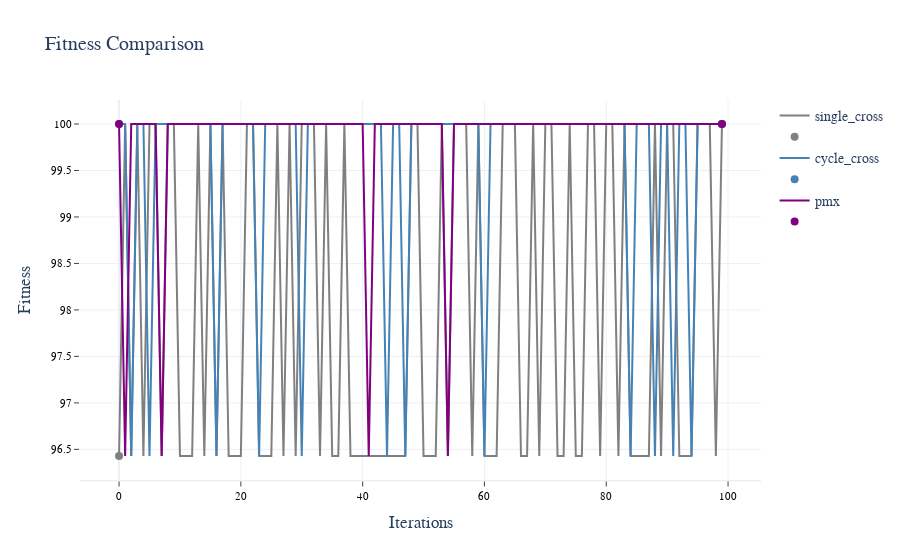
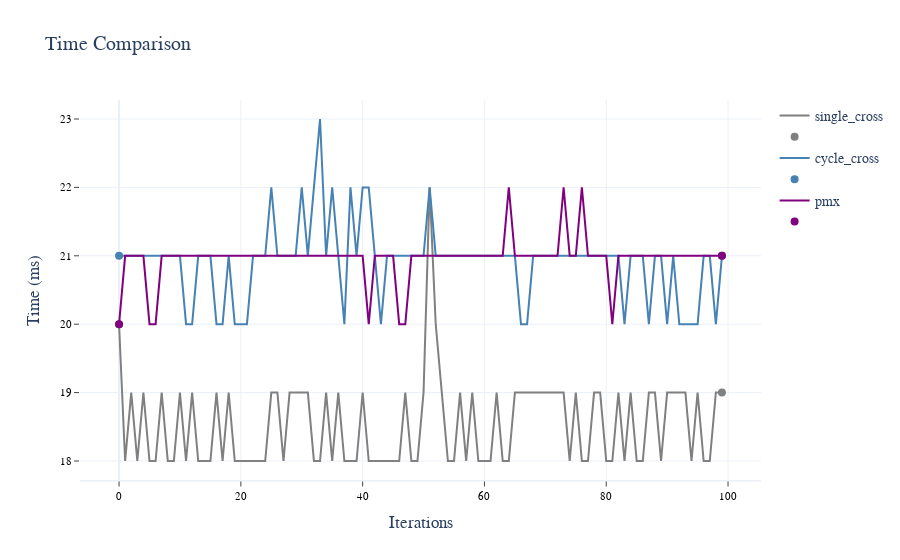

Notebook cell for these charts, in order:
### Markdown cell above
### __1.2 Crossover Operator__

### Code cell
# seed for reproducibility
np.random.seed(0)

# Define the range of values
xo = ['single_cross', 'cycle_cross', 'pmx', 'arithmetic_cross']

# Setting previous best parameter as new default value
params.update(replace_param)

param_list, df = best_operators_search('cross', xo, params)

# Displaying average results of the 100 iterations
print('\033[1mAverage results:', end='\n')
df['const'] = 'const'
df_avg = df.groupby('const').mean().reset_index(drop=True).round(3)
display(df_avg)

# Getting best parameter by fitness & time
best_param_fit = df_avg[[col for col in df_avg.columns if col.startswith('Fit_')]].idxmax(axis=1)[0].replace('Fit_', '')
best_param_time = df_avg[[col for col in df_avg.columns if col.startswith('Time_')]].idxmin(axis=1)[0].replace('Time_', '')
replace_param = {'mut': best_param_fit}
print(f'\nBest Fitness: \033[1m{best_param_fit}\033[0m\n\nBest Time: \033[1m{best_param_time}\033[0m', end='\n\n')

# Plotting results
plot_values(data = df, colors = color_palette[:len(xo)], layout=2, template='white', grid=True)

### Figure 1 — Plotly figure (JSON) as saved in the notebook; plotly's stock layout.template omitted (floating-point values rounded to 4 significant figures)
{"data": [{"line": {"color": "gray", "width": 2}, "name": "single_cross", "type": "scatter", "x": [0, 1, 2, 3, 4, 5, 6, 7, 8, 9, 10, 11, 12, 13, 14, 15, 16, 17, 18, 19, 20, 21, 22, 23, 24, 25, 26, 27, 28, 29, 30, 31, 32, 33, 34, 35, 36, 37, 38, 39, 40, 41, 42, 43, 44, 45, 46, 47, 48, 49, 50, 51, 52, 53, 54, 55, 56, 57, 58, 59, 60, 61, 62, 63, 64, 65, 66, 67, 68, 69, 70, 71, 72, 73, 74, 75, 76, 77, 78, 79, 80, 81, 82, 83, 84, 85, 86, 87, 88, 89, 90, 91, 92, 93, 94, 95, 96, 97, 98, 99], "y": [96.43, 100, 96.43, 100, 96.43, 100, 100, 96.43, 100, 100, 96.43, 96.43, 96.43, 100, 96.43, 100, 96.43, 100, 96.43, 96.43, 96.43, 100, 100, 96.43, 96.43, 96.43, 100, 96.43, 100, 96.43, 100, 100, 100, 96.43, 100, 96.43, 96.43, 100, 96.43, 96.43, 96.43, 96.43, 96.43, 96.43, 96.43, 96.43, 96.43, 96.43, 100, 100, 96.43, 96.43, 96.43, 100, 96.43, 100, 100, 100, 96.43, 100, 96.43, 96.43, 96.43, 100, 100, 100, 96.43, 96.43, 100, 96.43, 100, 100, 96.43, 96.43, 100, 96.43, 96.43, 100, 100, 96.43, 100, 100, 96.43, 100, 96.43, 96.43, 96.43, 96.43, 100, 96.43, 100, 100, 96.43, 96.43, 96.43, 100, 100, 100, 96.43, 100]}, {"marker": {"color": "gray", "size": 8}, "mode": "markers", "name": "", "type": "scatter", "x": [0, 99], "y": [96.43, 100]}, {"line": {"color": "steelblue", "width": 2}, "name": "cycle_cross", "type": "scatter", "x": [0, 1, 2, 3, 4, 5, 6, 7, 8, 9, 10, 11, 12, 13, 14, 15, 16, 17, 18, 19, 20, 21, 22, 23, 24, 25, 26, 27, 28, 29, 30, 31, 32, 33, 34, 35, 36, 37, 38, 39, 40, 41, 42, 43, 44, 45, 46, 47, 48, 49, 50, 51, 52, 53, 54, 55, 56, 57, 58, 59, 60, 61, 62, 63, 64, 65, 66, 67, 68, 69, 70, 71, 72, 73, 74, 75, 76, 77, 78, 79, 80, 81, 82, 83, 84, 85, 86, 87, 88, 89, 90, 91, 92, 93, 94, 95, 96, 97, 98, 99], "y": [100, 100, 96.43, 100, 100, 96.43, 100, 100, 100, 100, 100, 100, 100, 100, 100, 100, 96.43, 100, 100, 100, 100, 100, 100, 96.43, 100, 100, 100, 100, 100, 100, 96.43, 100, 100, 100, 100, 100, 100, 100, 100, 100, 100, 100, 100, 100, 96.43, 100, 100, 96.43, 100, 100, 100, 100, 100, 100, 100, 100, 100, 100, 100, 100, 96.43, 100, 100, 100, 100, 100, 100, 100, 100, 100, 100, 100, 100, 100, 100, 100, 100, 100, 100, 100, 100, 100, 100, 100, 96.43, 100, 100, 100, 96.43, 100, 100, 96.43, 100, 100, 96.43, 100, 100, 100, 100, 100]}, {"marker": {"color": "steelblue", "size": 8}, "mode": "markers", "name": "", "type": "scatter", "x": [0, 99], "y": [100, 100]}, {"line": {"color": "purple", "width": 2}, "name": "pmx", "type": "scatter", "x": [0, 1, 2, 3, 4, 5, 6, 7, 8, 9, 10, 11, 12, 13, 14, 15, 16, 17, 18, 19, 20, 21, 22, 23, 24, 25, 26, 27, 28, 29, 30, 31, 32, 33, 34, 35, 36, 37, 38, 39, 40, 41, 42, 43, 44, 45, 46, 47, 48, 49, 50, 51, 52, 53, 54, 55, 56, 57, 58, 59, 60, 61, 62, 63, 64, 65, 66, 67, 68, 69, 70, 71, 72, 73, 74, 75, 76, 77, 78, 79, 80, 81, 82, 83, 84, 85, 86, 87, 88, 89, 90, 91, 92, 93, 94, 95, 96, 97, 98, 99], "y": [100, 96.43, 100, 100, 100, 100, 100, 96.43, 100, 100, 100, 100, 100, 100, 100, 100, 100, 100, 100, 100, 100, 100, 100, 100, 100, 100, 100, 100, 100, 100, 100, 100, 100, 100, 100, 100, 100, 100, 100, 100, 100, 96.43, 100, 100, 100, 100, 100, 100, 100, 100, 100, 100, 100, 100, 96.43, 100, 100, 100, 100, 100, 100, 100, 100, 100, 100, 100, 100, 100, 100, 100, 100, 100, 100, 100, 100, 100, 100, 100, 100, 100, 100, 100, 100, 100, 100, 100, 100, 100, 100, 100, 100, 100, 100, 100, 100, 100, 100, 100, 100, 100]}, {"marker": {"color": "purple", "size": 8}, "mode": "markers", "name": "", "type": "scatter", "x": [0, 99], "y": [100, 100]}], "layout": {"font": {"family": "Verdana", "size": 14}, "title": {"text": "Fitness Comparison"}, "xaxis": {"linewidth": 1.5, "showgrid": true, "showline": true, "showticklabels": true, "tickfont": {"color": "#000000", "family": "Verdana", "size": 11}, "ticks": "outside", "title": {"text": "Iterations"}}, "yaxis": {"showgrid": true, "showline": false, "showticklabels": true, "tickfont": {"color": "#000000", "family": "Verdana", "size": 11}, "ticks": "outside", "title": {"text": "Fitness"}, "zeroline": false}}}

### Figure 2 — Plotly figure (JSON) as saved in the notebook; plotly's stock layout.template omitted (floating-point values rounded to 4 significant figures)
{"data": [{"line": {"color": "gray", "width": 2}, "name": "single_cross", "type": "scatter", "x": [0, 1, 2, 3, 4, 5, 6, 7, 8, 9, 10, 11, 12, 13, 14, 15, 16, 17, 18, 19, 20, 21, 22, 23, 24, 25, 26, 27, 28, 29, 30, 31, 32, 33, 34, 35, 36, 37, 38, 39, 40, 41, 42, 43, 44, 45, 46, 47, 48, 49, 50, 51, 52, 53, 54, 55, 56, 57, 58, 59, 60, 61, 62, 63, 64, 65, 66, 67, 68, 69, 70, 71, 72, 73, 74, 75, 76, 77, 78, 79, 80, 81, 82, 83, 84, 85, 86, 87, 88, 89, 90, 91, 92, 93, 94, 95, 96, 97, 98, 99], "y": [20, 18, 19, 18, 19, 18, 18, 19, 18, 18, 19, 18, 19, 18, 18, 18, 19, 18, 19, 18, 18, 18, 18, 18, 18, 19, 19, 18, 19, 19, 19, 19, 18, 18, 19, 18, 19, 18, 18, 18, 19, 18, 18, 18, 18, 18, 18, 19, 18, 18, 19, 22, 20, 19, 18, 18, 19, 18, 19, 18, 18, 18, 19, 18, 18, 19, 19, 19, 19, 19, 19, 19, 19, 19, 18, 19, 18, 18, 19, 19, 18, 18, 19, 18, 19, 18, 18, 19, 19, 18, 19, 19, 19, 19, 18, 19, 18, 18, 19, 19]}, {"marker": {"color": "gray", "size": 8}, "mode": "markers", "name": "", "type": "scatter", "x": [0, 99], "y": [20, 19]}, {"line": {"color": "steelblue", "width": 2}, "name": "cycle_cross", "type": "scatter", "x": [0, 1, 2, 3, 4, 5, 6, 7, 8, 9, 10, 11, 12, 13, 14, 15, 16, 17, 18, 19, 20, 21, 22, 23, 24, 25, 26, 27, 28, 29, 30, 31, 32, 33, 34, 35, 36, 37, 38, 39, 40, 41, 42, 43, 44, 45, 46, 47, 48, 49, 50, 51, 52, 53, 54, 55, 56, 57, 58, 59, 60, 61, 62, 63, 64, 65, 66, 67, 68, 69, 70, 71, 72, 73, 74, 75, 76, 77, 78, 79, 80, 81, 82, 83, 84, 85, 86, 87, 88, 89, 90, 91, 92, 93, 94, 95, 96, 97, 98, 99], "y": [21, 21, 21, 21, 21, 21, 21, 21, 21, 21, 21, 20, 20, 21, 21, 21, 20, 20, 21, 20, 20, 20, 21, 21, 21, 22, 21, 21, 21, 21, 22, 21, 22, 23, 21, 22, 21, 20, 22, 21, 22, 22, 21, 20, 21, 21, 21, 21, 21, 21, 21, 22, 21, 21, 21, 21, 21, 21, 21, 21, 21, 21, 21, 21, 21, 21, 20, 20, 21, 21, 21, 21, 21, 21, 21, 21, 21, 21, 21, 21, 21, 21, 21, 20, 21, 21, 21, 20, 21, 21, 20, 21, 20, 20, 20, 20, 21, 21, 20, 21]}, {"marker": {"color": "steelblue", "size": 8}, "mode": "markers", "name": "", "type": "scatter", "x": [0, 99], "y": [21, 21]}, {"line": {"color": "purple", "width": 2}, "name": "pmx", "type": "scatter", "x": [0, 1, 2, 3, 4, 5, 6, 7, 8, 9, 10, 11, 12, 13, 14, 15, 16, 17, 18, 19, 20, 21, 22, 23, 24, 25, 26, 27, 28, 29, 30, 31, 32, 33, 34, 35, 36, 37, 38, 39, 40, 41, 42, 43, 44, 45, 46, 47, 48, 49, 50, 51, 52, 53, 54, 55, 56, 57, 58, 59, 60, 61, 62, 63, 64, 65, 66, 67, 68, 69, 70, 71, 72, 73, 74, 75, 76, 77, 78, 79, 80, 81, 82, 83, 84, 85, 86, 87, 88, 89, 90, 91, 92, 93, 94, 95, 96, 97, 98, 99], "y": [20, 21, 21, 21, 21, 20, 20, 21, 21, 21, 21, 21, 21, 21, 21, 21, 21, 21, 21, 21, 21, 21, 21, 21, 21, 21, 21, 21, 21, 21, 21, 21, 21, 21, 21, 21, 21, 21, 21, 21, 21, 20, 21, 21, 21, 21, 20, 20, 21, 21, 21, 21, 21, 21, 21, 21, 21, 21, 21, 21, 21, 21, 21, 21, 22, 21, 21, 21, 21, 21, 21, 21, 21, 22, 21, 21, 22, 21, 21, 21, 21, 20, 21, 21, 21, 21, 21, 21, 21, 21, 21, 21, 21, 21, 21, 21, 21, 21, 21, 21]}, {"marker": {"color": "purple", "size": 8}, "mode": "markers", "name": "", "type": "scatter", "x": [0, 99], "y": [20, 21]}], "layout": {"font": {"family": "Verdana", "size": 14}, "title": {"text": "Time Comparison"}, "xaxis": {"linewidth": 1.5, "showgrid": true, "showline": true, "showticklabels": true, "tickfont": {"color": "#000000", "family": "Verdana", "size": 11}, "ticks": "outside", "title": {"text": "Iterations"}}, "yaxis": {"showgrid": true, "showline": false, "showticklabels": true, "tickfont": {"color": "#000000", "family": "Verdana", "size": 11}, "ticks": "outside", "title": {"text": "Time (ms)"}, "zeroline": false}}}
